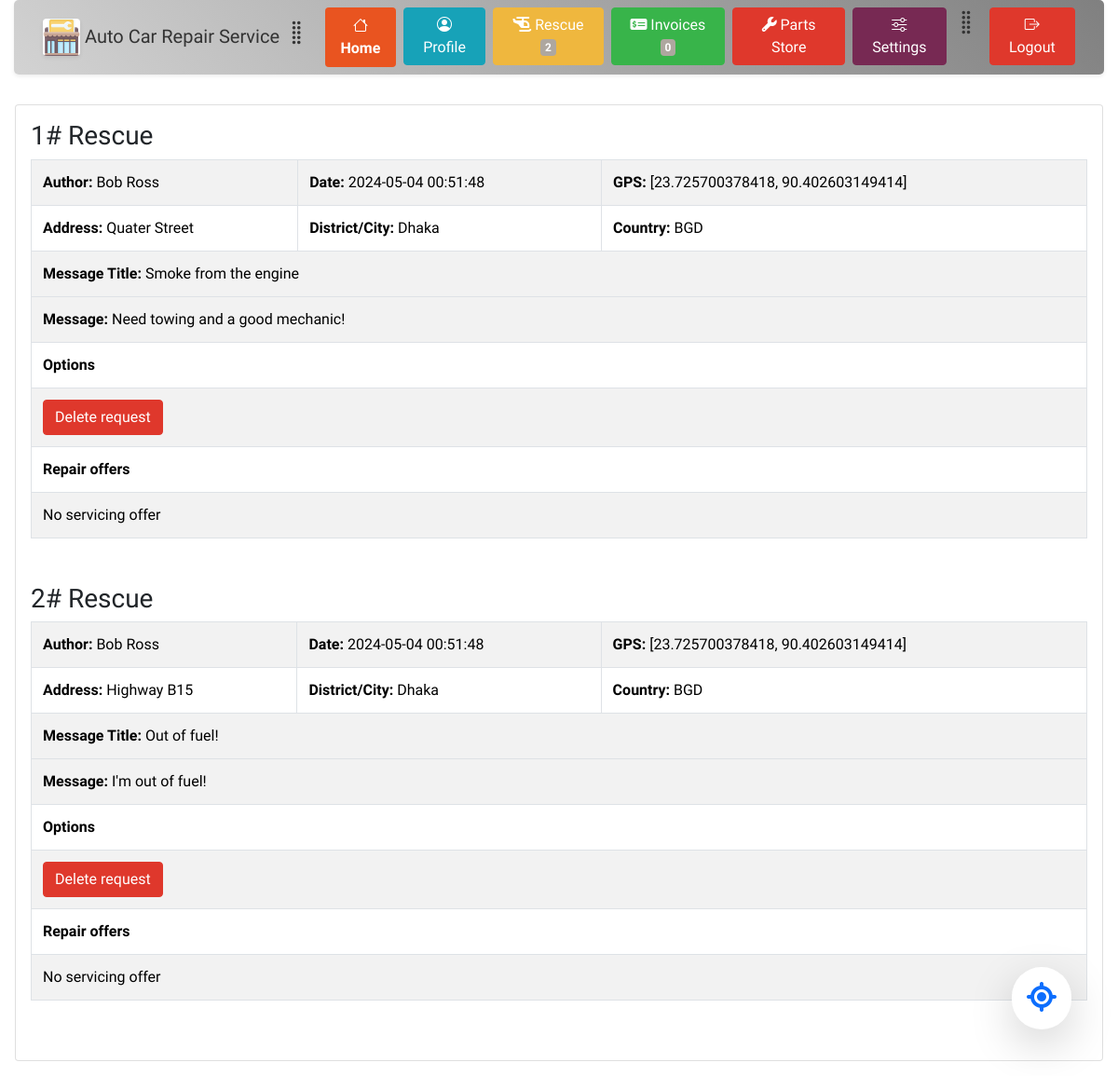
/dashboard/pages/rescue_business.php (signed in), run on the app's committed database.
### tables this page shows
CREATE TABLE incident_reports (
                                id int PRIMARY KEY AUTO_INCREMENT,   
                                user_id char(12) NOT NULL,
                                gpsx float(20, 14) DEFAULT NULL,
                                gpsy float(20, 14) DEFAULT NULL,
                                country_code varchar(3) DEFAULT NULL,
                                district varchar(255) DEFAULT NULL,     
                                street varchar(255) DEFAULT NULL,
                                message_title varchar(255) DEFAULT NULL,
                                message longtext DEFAULT NULL,      
                                datetime TIMESTAMP DEFAULT CURRENT_TIMESTAMP,
                                FOREIGN KEY (user_id) REFERENCES user_accounts(id)
);

### site_variables.php (called while the page is built, shortened)
<?php
(require_once (ROOT_DIR . DIRECTORY_SEPARATOR . 'database' . DIRECTORY_SEPARATOR . 'connection.php')) or die("Connection related file not found");
function b5_theme_link() : string {
    return  relativePath(ROOT_DIR . DIRECTORY_SEPARATOR . "precompiled" . DIRECTORY_SEPARATOR . $GLOBALS['USER_THEME'] . DIRECTORY_SEPARATOR . "bootstrap-color.min.css");
}
function relativePath($absolutePath, $separator = DIRECTORY_SEPARATOR) : string {
    if($absolutePath === ROOT_DIR) return '';
    $path = explode($separator, $absolutePath);
    $uri = explode('/', $_SERVER['REQUEST_URI']);
    $root = explode($separator, ROOT_DIR);
    $fileName = null;
    array_splice($path, 0, 1);
    array_splice($uri, 0, 1);
    array_splice($root, 0, 1);
	$temp = $uri[count($uri) - 1];
	$temp = explode('.', $temp);
	if(count($temp) > 0)  {
		array_pop($uri);
	}
    while(count($path) > 0 && end($path) == '') {
        array_pop($path);
    }
    if(is_file($absolutePath)) {
        $fileName = end($path);
        array_pop($path);
    }
    for($i = 0; $i < count($path) && $i < count($root); $i++) {
        if($root[$i] !== $path[$i]) {
            $index = $i;
            break;
        }
    }
    array_splice($path, 0, $i - 1);
    $index = -1;
    for($i = 0; $i < count($path); $i++) {
        if($uri[0] === $path[$i]) {
            $index = $i;
            break;
        }
    }
    if($index > 0) {
        array_splice($path, 0, $i);
    }
	$index = -1;
    for($i = 0; $i < count($uri); $i++) {
        if($uri[$i] === $path[0]) {
            break;
        }
    }
    if(implode($separator, $path) === implode($separator, $uri)) return '';
    $index = -1;
    for($i = 0; $i < count($path) && $i < count($uri); $i++) {
        if($uri[$i] === $path[$i]) {
            $index = $i;
        }
        else break;
    }
    if($index >= 0) {
        array_splice($path, 0, $i);
        array_splice($uri, 0, $i);
    }
    $out = '';
    for($i = 0; $i < count($uri); $i++) {
        $out .= ('..' . $separator);
    }
    $out .= implode($separator, $path);
    if(!str_ends_with($out, $separator) && !empty($out)) $out .= $separator;
    if(!empty($fileName)) $out .= $fileName;
    return str_replace('\\', '/', $out);
}

### database/connection.php (called while the page is built, shortened)
<?php
	class connection {
        function connect() : void {
			$str = 'mysql:host='.CONN_INFO['HOST'].';dbname='.CONN_INFO['DBNAME'].';charset=utf8mb4;';
			$opts = [PDO::ATTR_ERRMODE => PDO::ERRMODE_EXCEPTION, PDO::ATTR_DEFAULT_FETCH_MODE => PDO::FETCH_BOTH];
			try {
				$this->pdo = new PDO($str, CONN_INFO['USERNAME'], CONN_INFO['PASSWORD'], $opts);
			}
			catch (PDOException $e) {
				throw new PDOException($e->getMessage(), $e->getCode());
			}
		}
        function getUserNameTitle(string $user_id) : ?string {
            $sql = 'SELECT customer_id, business_id FROM user_accounts WHERE id = ? LIMIT 1';
            $this->pdo->setAttribute(PDO::ATTR_DEFAULT_FETCH_MODE, PDO::FETCH_NUM);
            $stmt = $this->pdo->prepare($sql);
            $stmt->execute([$user_id]);
            $row = $stmt->fetch();
            if(is_null($row[1])) {
                $sql = 'SELECT name, lastname FROM customers_info WHERE id = ? LIMIT 1';
                $stmt = $this->pdo->prepare($sql);
                $stmt->execute([$row[0]]);
                $res = $stmt->fetch();
                return $res[0] . " " . $res[1];
            }
            else {
                $sql = 'SELECT company_name FROM businesses_info WHERE id = ? LIMIT 1';
                $stmt = $this->pdo->prepare($sql);
                $stmt->execute([$row[1]]);
                $arr = $stmt->fetch();
                return reset($arr);
            }
        }
        function getAllIncidentsReports() : ?array {
            $sql = 'SELECT id, user_id, GPSX AS gpsx, GPSY AS gpsy, country_code, district, street AS address, message_title AS title, message, datetime AS date FROM incident_reports ORDER BY date DESC';
            $this->pdo->setAttribute(PDO::ATTR_DEFAULT_FETCH_MODE, PDO::FETCH_ASSOC);
            $stmt = $this->pdo->prepare($sql);
            $res = $stmt->execute();
            $arr = $stmt->fetchAll();
            foreach ($arr as $key => $row) {
                $author = $this->getUserNameTitle($row['user_id']);
                $arr[$key]['author'] = $author;
            }
            return $arr;
        }
        function listRepairRequests(string $incident_id) : ?array {
            $sql = 'SELECT id, incident_id, user_id, datetime AS date from list_repair_requests WHERE incident_id = ? ORDER BY date DESC';
            $this->pdo->setAttribute(PDO::ATTR_DEFAULT_FETCH_MODE, PDO::FETCH_ASSOC);
            $stmt = $this->pdo->prepare($sql);
            $stmt->execute([$incident_id]);
            $arr = $stmt->fetchAll();
            if(empty($arr)) return null;
            return $arr;
        }
		private ?PDO $pdo = null;
	}

### dashboard/authentication.php (called while the page is built, shortened)
<?php
if(isset($_COOKIE['USER_TOKEN']) || isset($_SESSION['USER_OBJ'])) {
    $user_obj = empty($_SESSION['USER_OBJ']) ? null : unserialize($_SESSION['USER_OBJ']);
}
else {
    $url = $_SERVER['REQUEST_URI'];
    if(str_contains($url, 'dashboard')) {
        header('Location: ' . relativePathSystem(ABSOLUTE_PATHS['HOME_PAGE']));
    }
}

### dashboard/pages/rescue_business.php (the view, shortened to what this page needs)
<?php
if(!isset($GLOBALS['WEBSITE_VARS'])) {
    (require_once (ROOT_DIR . DIRECTORY_SEPARATOR . 'site_variables.php')) or die("Variables file not found");
}
global $user_obj;
$social_posts_array = CONNECTION->getAllIncidentsReports();
?>
<!DOCTYPE html>
<html>
<head>
    <link href="https://cdn.jsdelivr.net/npm/bootstrap@5.3.3/dist/css/bootstrap.min.css" rel="stylesheet">
    <link rel="stylesheet" href="https://cdn.jsdelivr.net/npm/bootstrap-icons@1.3.0/font/bootstrap-icons.css">
    <link rel="stylesheet" href="https://cdnjs.cloudflare.com/ajax/libs/font-awesome/6.5.2/css/all.min.css" />
    <link rel="stylesheet" href="<?php echo b5_theme_link(); ?>">
    <link rel="stylesheet" href="../styles.css">
</head>
<body style="background-image: none">
<?php
(include_once (relativePathSystem(ABSOLUTE_PATHS['DASHBOARD_DIR']) . 'pages' . DIRECTORY_SEPARATOR . 'menu.php')) or die("Failed to load component");
$incidents_list = CONNECTION->getAllIncidentsReports();
?>
<div class="card m-3 p-3">
    <div class="row h-100">
        <div class="col">
            <?php
            if(empty($incidents_list)) {
echo <<< ENDL_
            <h3>No incidents reported</h3>
ENDL_;
            }
            else {
                $i = 0;
                foreach($incidents_list as $incident) {
                    $i++;
                    $repair_requests = CONNECTION->listRepairRequests($incident['user_id']);
                    echo "<form method='POST' class='mb-5'>";
                    echo "<h3>{$i}# Rescue</h3>";
                    echo "<table class='table table-striped table-bordered'>" .
                        "<tr><td><strong>Author:</strong> {$incident['author']}</td><td><strong>Date:</strong> {$incident['date']}</td><td colspan='2'><strong>GPS:</strong> [{$incident['gpsx']}, {$incident['gpsy']}]</td></tr>" .
                        "<tr><td><strong>Address:</strong> {$incident['address']}</td><td><strong>District/City:</strong> {$incident['district']}</td><td><strong>Country:</strong> {$incident['country_code']}</td></tr>" .
                        "<tr><td colspan='3'><strong>Message Title:</strong> {$incident['title']}</td><tr>" .
                        "<tr><td colspan='3'><strong>Message:</strong> {$incident['message']}</td></tr>";
                    echo "<tr><td colspan='3'><strong>Options</strong></td></tr>";
                    if($user_obj->id === $incident['user_id'])  {
                        echo "<tr><td colspan='3'><button name='deleteIncidentButton' class='btn btn-danger' type='submit' value=''>Delete request</button></td></tr>";
                    }
                    echo "<tr><td colspan='3'><strong>Repair offers</strong></td></tr>";
                    if(!empty($repair_requests)) {
                        foreach ($repair_requests as $request) {
                            echo "<tr><td>Company: {$request['company_name']}</td><td>Company Type: {$request['company_type']}</td><td>{$request['email']}</td></tr>";
                            echo "<tr><td><strong>Options</strong></td></tr>";
                            echo "<button name='company_name' class='btn btn-primary' type='submit' value='{$request['company_name']}'><i class='fa-solid fa-thumbs-up'></i> Accept</button>";
                            echo "<tr><td></td></tr>";
                        }
                    }
                    else {
                        echo '<tr><td colspan="3">No servicing offer</td></tr>';
                    }
                    echo '</table>';
                    echo '</form>';
                }
            }
            ?>
        </div>
    </div>
</div>
</body>
</html>

### dashboard/styles.css (style rules this page uses)
body { background-image: url('https://images.pexels.com/photos/593172/pexels-photo-593172.jpeg'); background-size: cover; }

### data on the page
incident_reports: author "Bob Ross", datetime "2024-05-04 00:51:48", gpsx "23.725700378418", gpsy "90.402603149414", street "Quater Street", district "Dhaka", country_code "BGD", message_title "Smoke from the engine", message "Need towing and a good mechanic!", shows "Delete request"
incident_reports: author "Bob Ross", datetime "2024-05-04 00:51:48", gpsx "23.725700378418", gpsy "90.402603149414", street "Highway B15", district "Dhaka", country_code "BGD", message_title "Out of fuel!", message "I'm out of fuel!", shows "Delete request"

### other printed values
CONNECTION->getUserIncidentsReportsCount($user_obj->id) "2"
CONNECTION->getUserInvoicesCount($user_obj->customer->id) "0"
